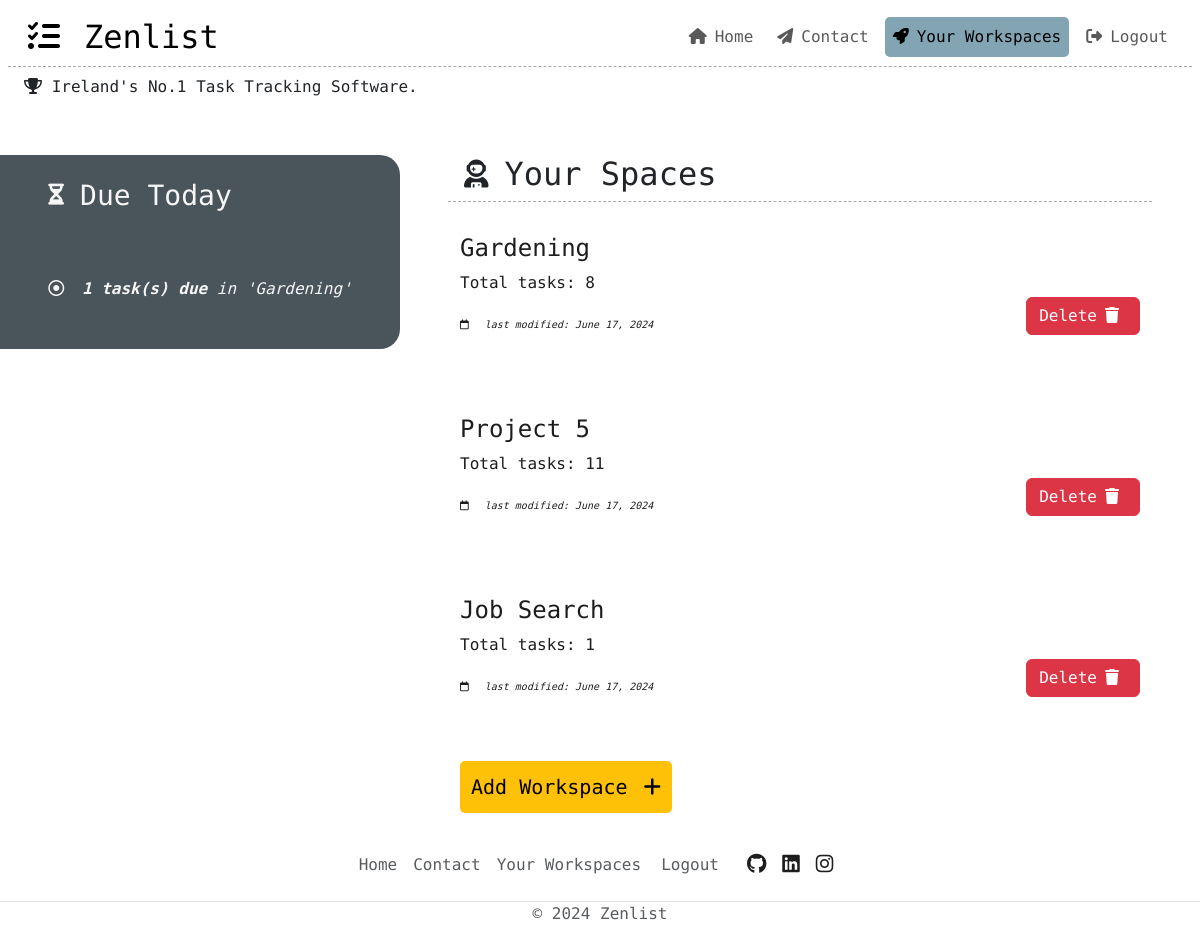
The page /workspaces/ (signed in) on the database as committed earlier.
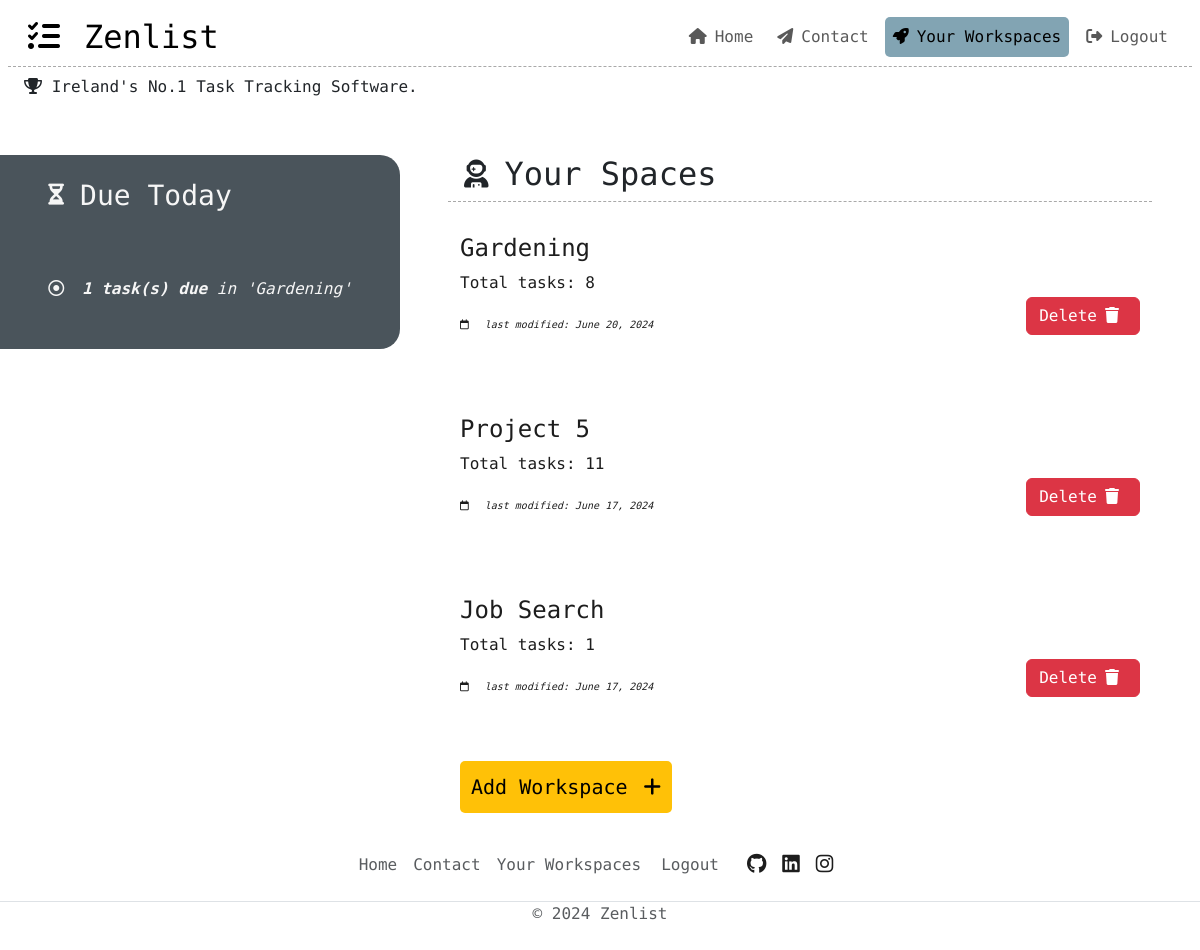
The same page on the database as committed later.
### workspace/models.py (models this page shows, shortened)
class Workspace(models.Model):
    title = models.CharField(max_length=50, unique=True)
    slug = models.SlugField(max_length=200, unique=True)
    creator = models.ForeignKey(
        User,
        on_delete=models.CASCADE,
        related_name='creator'
    )
    created_on = models.DateField(auto_now_add=True)
    updated_on = models.DateField(null=True)
    class Meta:
        ordering = ["-created_on"]

### workspace/views.py (the view, shortened to what this page needs)
# urls.py: path('', views.WorkspaceListView.as_view(), name='spaces'),
class WorkspaceListView(generic.ListView):
    model = Workspace
    template_name = 'workspace/ws_list.html'
    def get_queryset(self):
        user_workspaces = Workspace.objects.filter(creator=self.request.user)
        return user_workspaces
    def get_context_data(self, **kwargs):
        data = super().get_context_data(**kwargs)
        data['user_workspaces'] = Workspace.objects.filter(
                creator=self.request.user
            )
        data['workspace_form'] = WorkspaceForm()
        ws_tasks = self.get_queryset().annotate(
            ws_task_count=Count('workspace_tasks')
        )
        data['ws_tasks'] = ws_tasks.order_by('-created_on')
        due_tasks = self.get_queryset().annotate(
            due_count=Count(
                'workspace_tasks',
                filter=Q(
                    workspace_tasks__due_date=timezone.now().date()
                )
            )
        )
        none_due = all(amount.due_count == 0 for amount in due_tasks)
        data['due_tasks'] = due_tasks.order_by('-created_on')
        data['none_due'] = none_due
        return data

### workspace/templates/workspace/ws_list.html (shortened to what this page needs)
{% extends "base.html" %} {% block content %}
{% load static %}
{% if user.is_authenticated %}
  {% if user_workspaces %}
  <div class="container mx-0 mt-2 full-width">
    <div class="row d-flex align-items-start justify-content-between">
      <div class="d-flex col-sm-12 col-lg-4 p-3 white-text due-task-container d-flex justify-content-center mb-5" id="due-task-container">
        {% include 'workspace/_task_analytics.html' %}
      </div>
      <div class="col-sm-12 col-lg-8 px-5">
        <div class="analytic-intro d-flex flex-row align-items-center bb-grey mb-3">
          <h2><i class="fa-solid fa-user-astronaut fa-sm mx-3"></i>Your Spaces</h2>
        </div>
        {% for space in ws_tasks %}
        <div class="container workspace-container mb-5">
          <div class="row d-flex align-items-end justify-content-between">
            <a href="{% url 'full_workspace' space.slug %}" class="workspace-link col-sm-12 col-md-6 py-3">
              <p class="post-title h4">{{ space.title }}</p>
              <p>Total tasks: {{space.ws_task_count}}</p>
              <em class="post-subtitle"><i class="fa-regular fa-calendar me-3"></i>last modified: {{ space.updated_on }}</em>
            </a>
            <div class="button-container button-container-workspace col-sm-12 col-md-6 mb-3">
              <button type="button" data-workspace-id="{{space.id}}" data-workspace-title="{{space.title}}" class="btn btn-delete btn-danger">
                Delete<i class="fa-solid fa-trash px-2"></i>
              </button>
            </div>
          </div>
        </div>
        {% endfor %}
        {% include 'workspace/add_ws_modal.html' %}
      </div>
    </div>
  </div>
  {% endif %}
{% else %}
  <!-- If user isn't authenticated and attempts to access the
    workspaces tab via URL input, redirects to signup page. -->
  {% include 'workspace/signup.html' %}
{% endif %}
{% endblock %}

### workspace/templates/workspace/_task_analytics.html (shortened to what this page needs)
<div class="workspace-analytics d-flex flex-column justify-content-between" id="workspace-analytics">
    <div class="analytic-intro brand mb-4 pt-2">
        <h3><i class="fa-solid fa-hourglass-half fa-xs ms-2 me-3"></i>Due Today</h3>
    </div>
    {% for analytic in due_tasks %}
    {% if analytic.due_count > 0 %}
    <div class="due-today d-flex flex-column justify-content-center my-4 p-2">
        <em>
            <i class="fa-regular fa-circle-dot me-2"></i>
            <strong class="task-count">{{analytic.due_count}} task(s) due</strong>
            in '{{analytic.title}}'
        </em>
    </div>
    {% endif %}
    {% endfor %}
</div>

Rows that differ between the two databases and show on the page:
changed Workspace "Gardening": updated_on "June 17, 2024" → "June 20, 2024"
